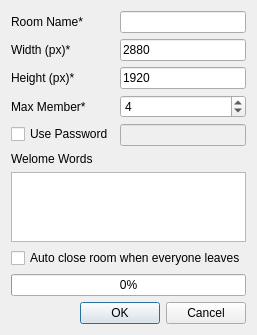
<?xml version="1.0" encoding="UTF-8"?>
<ui version="4.0">
 <class>NewRoomWindow</class>
 <widget class="QDialog" name="NewRoomWindow">
  <property name="geometry">
   <rect>
    <x>0</x>
    <y>0</y>
    <width>257</width>
    <height>318</height>
   </rect>
  </property>
  <property name="windowTitle">
   <string>New Room</string>
  </property>
  <property name="modal">
   <bool>true</bool>
  </property>
  <layout class="QVBoxLayout" name="verticalLayout">
   <item>
    <layout class="QFormLayout" name="formLayout">
     <item row="0" column="0">
      <widget class="QLabel" name="label">
       <property name="text">
        <string>Room Name*</string>
       </property>
      </widget>
     </item>
     <item row="0" column="1">
      <widget class="QLineEdit" name="lineEdit">
       <property name="maxLength">
        <number>16</number>
       </property>
      </widget>
     </item>
     <item row="1" column="0">
      <widget class="QLabel" name="label_4">
       <property name="text">
        <string>Width (px)*</string>
       </property>
      </widget>
     </item>
     <item row="1" column="1">
      <widget class="QLineEdit" name="width_input">
       <property name="text">
        <string>2880</string>
       </property>
      </widget>
     </item>
     <item row="2" column="0">
      <widget class="QLabel" name="label_5">
       <property name="text">
        <string>Height (px)*</string>
       </property>
      </widget>
     </item>
     <item row="2" column="1">
      <widget class="QLineEdit" name="height_input">
       <property name="text">
        <string>1920</string>
       </property>
      </widget>
     </item>
     <item row="3" column="0">
      <widget class="QLabel" name="label_2">
       <property name="text">
        <string>Max Member*</string>
       </property>
      </widget>
     </item>
     <item row="3" column="1">
      <widget class="QSpinBox" name="spinBox">
       <property name="minimum">
        <number>1</number>
       </property>
       <property name="maximum">
        <number>8</number>
       </property>
       <property name="value">
        <number>4</number>
       </property>
      </widget>
     </item>
     <item row="4" column="0">
      <widget class="QCheckBox" name="checkBox">
       <property name="text">
        <string>Use Password</string>
       </property>
      </widget>
     </item>
     <item row="4" column="1">
      <widget class="QLineEdit" name="lineEdit_2">
       <property name="enabled">
        <bool>false</bool>
       </property>
       <property name="maxLength">
        <number>16</number>
       </property>
       <property name="echoMode">
        <enum>QLineEdit::PasswordEchoOnEdit</enum>
       </property>
      </widget>
     </item>
    </layout>
   </item>
   <item>
    <widget class="QLabel" name="label_3">
     <property name="text">
      <string>Welome Words</string>
     </property>
    </widget>
   </item>
   <item>
    <widget class="QPlainTextEdit" name="plainTextEdit">
     <property name="tabChangesFocus">
      <bool>true</bool>
     </property>
    </widget>
   </item>
   <item>
    <widget class="QCheckBox" name="checkBox_2">
     <property name="text">
      <string>Auto close room when everyone leaves</string>
     </property>
    </widget>
   </item>
   <item>
    <widget class="QProgressBar" name="progressBar">
     <property name="value">
      <number>0</number>
     </property>
    </widget>
   </item>
   <item>
    <widget class="QDialogButtonBox" name="buttonBox">
     <property name="orientation">
      <enum>Qt::Horizontal</enum>
     </property>
     <property name="standardButtons">
      <set>QDialogButtonBox::Cancel|QDialogButtonBox::Ok</set>
     </property>
    </widget>
   </item>
  </layout>
 </widget>
 <tabstops>
  <tabstop>lineEdit</tabstop>
  <tabstop>width_input</tabstop>
  <tabstop>height_input</tabstop>
  <tabstop>spinBox</tabstop>
  <tabstop>checkBox</tabstop>
  <tabstop>lineEdit_2</tabstop>
  <tabstop>plainTextEdit</tabstop>
  <tabstop>checkBox_2</tabstop>
  <tabstop>buttonBox</tabstop>
 </tabstops>
 <resources/>
 <connections>
  <connection>
   <sender>checkBox</sender>
   <signal>toggled(bool)</signal>
   <receiver>lineEdit_2</receiver>
   <slot>setEnabled(bool)</slot>
   <hints>
    <hint type="sourcelabel">
     <x>17</x>
     <y>73</y>
    </hint>
    <hint type="destinationlabel">
     <x>142</x>
     <y>82</y>
    </hint>
   </hints>
  </connection>
 </connections>
</ui>
